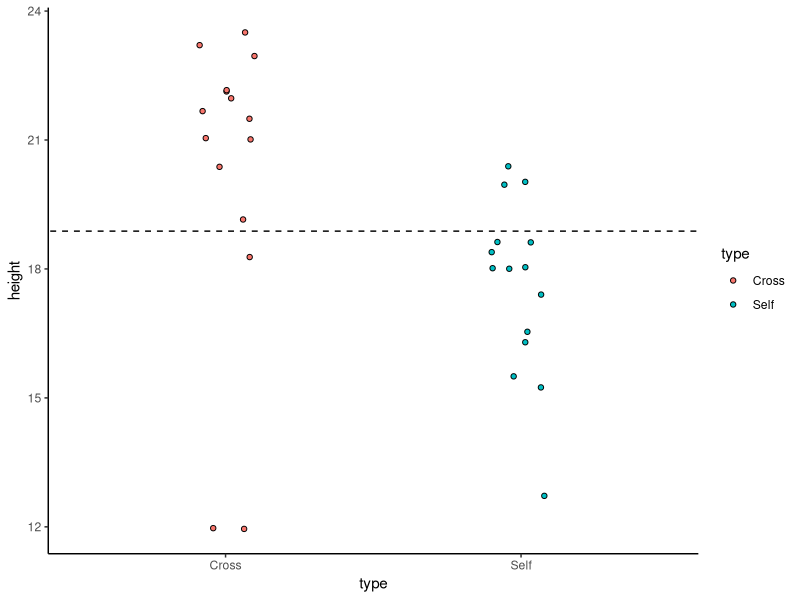

Here is the R script that generated this plot:
library(tidyverse)
library(skimr)

darwin <- read_csv("Data/darwin.csv")

str(darwin)
view(darwin)
skim(darwin)
unique(darwin)

darwin <- darwin %>% 
  pivot_longer(cols=c("Cross":"Self"),
             names_to="type",
             values_to="height")

view(darwin)

darwin %>% 
  ggplot(aes(x=type,y=height)) +
  geom_jitter(width=0.1, pch=21, aes(fill=type)) +
  theme_classic() +
  geom_abline(intercept=18.88, slope=0, linetype="dashed")

darwin_lm <- lm(height ~ 1, data=darwin)
# Here, the ~1 means we don't have an independent variable. We are just comparing the means of the "height" variable for each of the pollination types.

darwin_lm

darwin %>% summarise(mean=mean(height))

# Making model2

model2 <- lm(height~type, data = darwin)
# The ~type means we are using type as an independent variable which is affecting the dependent variable height. 

model2

summary(model2)

# Running an ANOVA on the same data. ANOVA tests are also linear models (?)

library(rstatix)

anova_test(height~type, data = darwin)

help(pf)
# Will tell us the probability of observing our "signal to noise" ratio:

pf(q=5.9395, df1=1, df2=28, lower.tail=FALSE)

# WRITE-UP RESULTS

# Plants which were self-pollinated were significantly shorted than plants which were pollinated by other plants (cross-pollinated).  